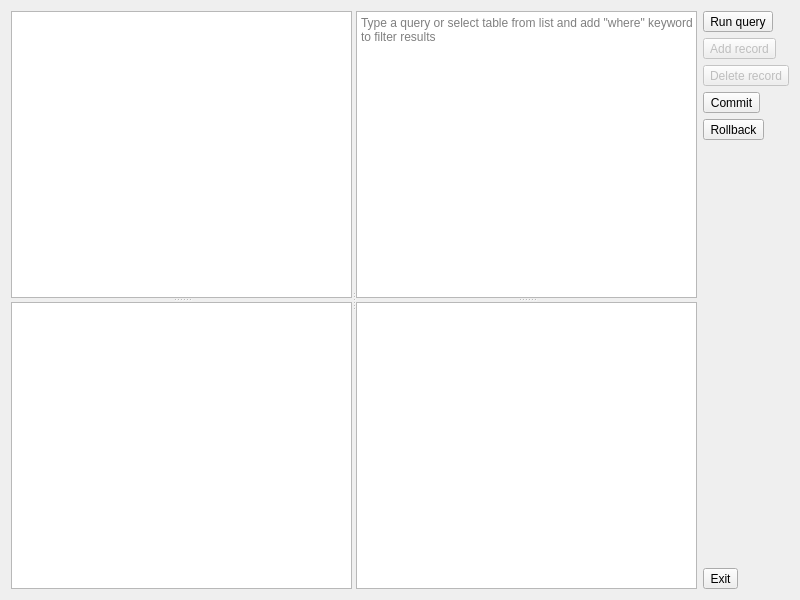
<?xml version="1.0" encoding="UTF-8"?>
<ui version="4.0">
 <class>SqleditorDialog</class>
 <widget class="QDialog" name="SqleditorDialog">
  <property name="geometry">
   <rect>
    <x>0</x>
    <y>0</y>
    <width>800</width>
    <height>600</height>
   </rect>
  </property>
  <property name="windowTitle">
   <string>Query editor</string>
  </property>
  <property name="windowIcon">
   <iconset theme="drive-multidisk">
    <normaloff>.</normaloff>.</iconset>
  </property>
  <layout class="QGridLayout" name="gridLayout">
   <item row="1" column="1">
    <widget class="QToolButton" name="addButton">
     <property name="enabled">
      <bool>false</bool>
     </property>
     <property name="text">
      <string>Add record</string>
     </property>
     <property name="icon">
      <iconset theme="list-add">
       <normaloff>.</normaloff>.</iconset>
     </property>
    </widget>
   </item>
   <item row="5" column="1">
    <spacer name="verticalSpacer">
     <property name="orientation">
      <enum>Qt::Vertical</enum>
     </property>
     <property name="sizeHint" stdset="0">
      <size>
       <width>20</width>
       <height>337</height>
      </size>
     </property>
    </spacer>
   </item>
   <item row="0" column="0" rowspan="7">
    <widget class="QSplitter" name="splitter">
     <property name="orientation">
      <enum>Qt::Horizontal</enum>
     </property>
     <widget class="QSplitter" name="fsplitter">
      <property name="orientation">
       <enum>Qt::Vertical</enum>
      </property>
      <widget class="QListView" name="tabsView">
       <property name="editTriggers">
        <set>QAbstractItemView::NoEditTriggers</set>
       </property>
       <property name="showDropIndicator" stdset="0">
        <bool>false</bool>
       </property>
       <property name="dragDropMode">
        <enum>QAbstractItemView::DragOnly</enum>
       </property>
       <property name="defaultDropAction">
        <enum>Qt::IgnoreAction</enum>
       </property>
      </widget>
      <widget class="QListView" name="fieldsView">
       <property name="editTriggers">
        <set>QAbstractItemView::NoEditTriggers</set>
       </property>
       <property name="showDropIndicator" stdset="0">
        <bool>false</bool>
       </property>
       <property name="dragDropMode">
        <enum>QAbstractItemView::DragOnly</enum>
       </property>
       <property name="defaultDropAction">
        <enum>Qt::IgnoreAction</enum>
       </property>
      </widget>
     </widget>
     <widget class="QSplitter" name="rsplitter">
      <property name="orientation">
       <enum>Qt::Vertical</enum>
      </property>
      <widget class="QPlainTextEdit" name="queryEdit">
       <property name="placeholderText">
        <string>Type a query or select table from list and add &quot;where&quot; keyword to filter results</string>
       </property>
      </widget>
      <widget class="QTableView" name="tableView">
       <property name="selectionMode">
        <enum>QAbstractItemView::MultiSelection</enum>
       </property>
       <property name="selectionBehavior">
        <enum>QAbstractItemView::SelectRows</enum>
       </property>
       <property name="sortingEnabled">
        <bool>true</bool>
       </property>
       <attribute name="horizontalHeaderStretchLastSection">
        <bool>true</bool>
       </attribute>
      </widget>
     </widget>
    </widget>
   </item>
   <item row="0" column="1">
    <widget class="QToolButton" name="runButton">
     <property name="text">
      <string>Run query</string>
     </property>
     <property name="icon">
      <iconset theme="system-run">
       <normaloff>.</normaloff>.</iconset>
     </property>
    </widget>
   </item>
   <item row="2" column="1">
    <widget class="QToolButton" name="delButton">
     <property name="enabled">
      <bool>false</bool>
     </property>
     <property name="text">
      <string>Delete record</string>
     </property>
     <property name="icon">
      <iconset theme="list-remove">
       <normaloff>.</normaloff>.</iconset>
     </property>
    </widget>
   </item>
   <item row="6" column="1">
    <widget class="QToolButton" name="exitButton">
     <property name="text">
      <string>Exit</string>
     </property>
     <property name="icon">
      <iconset theme="application-exit">
       <normaloff>.</normaloff>.</iconset>
     </property>
    </widget>
   </item>
   <item row="3" column="1">
    <widget class="QToolButton" name="saveButton">
     <property name="text">
      <string>Commit</string>
     </property>
     <property name="icon">
      <iconset theme="document-save">
       <normaloff>.</normaloff>.</iconset>
     </property>
    </widget>
   </item>
   <item row="4" column="1">
    <widget class="QToolButton" name="undoButton">
     <property name="text">
      <string>Rollback</string>
     </property>
     <property name="icon">
      <iconset theme="edit-undo">
       <normaloff>.</normaloff>.</iconset>
     </property>
    </widget>
   </item>
  </layout>
 </widget>
 <resources/>
 <connections/>
</ui>
